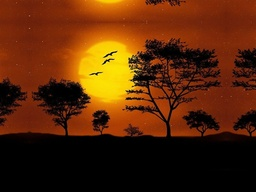
#> input picture Prova/Pratica 4 - Kmeans e MLP/ccf394 - kmeans/landscape_1.jpg, 256 x 192 px, shrunk from 800 x 600 before the run
$ python 'AULA 3 - 2 - kmeans vários k.py'
#> lines starting #> are read from the running program, lines starting #| are printed output that depends on the picture
import cv2
import numpy as np
from matplotlib import pyplot as plt

"""
Este código demonstra a aplicação do algoritmo de agrupamento K-means para quantização de cores em uma imagem.
Primeiramente, a imagem é carregada em formato BGR. Em seguida, o algoritmo de K-means é aplicado com diferentes
valores de k, representando o número de cores a serem utilizadas na quantização. Para cada valor de k, a imagem é
recriada utilizando a paleta de cores resultante do algoritmo. As imagens resultantes são exibidas em uma única
figura usando matplotlib, permitindo uma comparação visual dos efeitos da quantização de cores com diferentes números
de clusters.
"""


def show_img_with_matplotlib(color_img, title, pos):
    """Shows an image using matplotlib capabilities"""

    # Convert BGR image to RGB
    img_RGB = color_img[:, :, ::-1]

    plt.subplot(2, 3, pos)
    plt.imshow(img_RGB)
    plt.title(title)
    plt.axis('off')


def color_quantization(image, k):
    """Performs color quantization using K-means clustering algorithm"""

    # Transform image into 'data':
    data = np.float32(image).reshape((-1, 3))
    # print(data.shape)

    # Define the algorithm termination criteria (the maximum number of iterations and/or the desired accuracy):
    # In this case the maximum number of iterations is set to 20 and epsilon = 1.0
    criteria = (cv2.TERM_CRITERIA_EPS + cv2.TERM_CRITERIA_MAX_ITER, 20, 1.0)

    # Apply K-means clustering algorithm:
    ret, label, center = cv2.kmeans(data, k, None, criteria, 10, cv2.KMEANS_RANDOM_CENTERS)

    # At this point we can make the image with k colors
    # Convert center to uint8:
    center = np.uint8(center)
    # Replace pixel values with their center value:
    result = center[label.flatten()]
    result = result.reshape(img.shape)
    return result


# Create the dimensions of the figure and set title:
fig = plt.figure(figsize=(16, 8))
plt.suptitle("Color quantization using K-means clustering algorithm", fontsize=14, fontweight='bold')
fig.patch.set_facecolor('silver')

# Load BGR image:
img = cv2.imread('landscape_1.jpg')
#> img is the input picture: shape (192, 256, 3); mean B, G, R 7.5, 39.5, 88.5

# Apply color quantization:
color_3 = color_quantization(img, 3)
#> in color_quantization, `ret, label, center = cv2.kmeans(data, k, None, criteria, 10, cv2.KMEAN..`: ret = 42504699.1; center = [[10.21, 168.7, 234.4], [11.89, 46.53, 129.1], [1.83, 2.93, 9.6]]
#> in color_quantization, `center = np.uint8(center)`: center = [[10, 168, 234], [11, 46, 129], [1, 2, 9]]
#> in color_quantization, `result = result.reshape(img.shape)`:
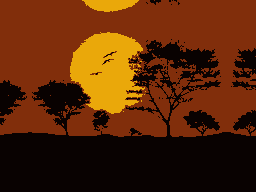
#> result: shape (192, 256, 3); mean B, G, R 6.7, 38.8, 88.1
color_5 = color_quantization(img, 5)
#> call 2 of color_quantization, with k = 5
#> in color_quantization (call 2), `ret, label, center = cv2.kmeans(data, k, None, criteria, 10, cv2.KMEAN..`: ret = 18039494; center = [[9.98, 85.01, 187.1], [11.84, 43.17, 125], [0.754, 0.978, 3.89], [10.22, 200.1, 246.5], [12.48, 22.81, 62.17]]
#> in color_quantization (call 2), `center = np.uint8(center)`: center = [[9, 85, 187], [11, 43, 124], [0, 0, 3], [10, 200, 246], [12, 22, 62]]
#> in color_quantization (call 2), `result = result.reshape(img.shape)`:
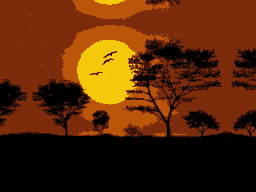
#> result: shape (192, 256, 3); mean B, G, R 6.7, 39, 87.7
color_10 = color_quantization(img, 10)
#> call 3 of color_quantization, with k = 10
#> in color_quantization (call 3), `ret, label, center = cv2.kmeans(data, k, None, criteria, 10, cv2.KMEAN..`: ret = 7696473.1; center = [[39.11, 70.5, 132], [8.21, 71.86, 176.8], [8.77, 50.85, 144.1], [4.64, 7.51, 29.67], [10.04, 206.8, 248.8], [10.29, 38.93, 120], [10.31, 119, 215.9], [23.73, 40.91, 92.44], [10.86, 21.71, 62.93], [0.389, 0.393, 1.27]]
#> in color_quantization (call 3), `center = np.uint8(center)`: center = [[39, 70, 132], [8, 71, 176], [8, 50, 144], [4, 7, 29], [10, 206, 248], [10, 38, 119], [10, 119, 215], [23, 40, 92], [10, 21, 62], [0, 0, 1]]
#> in color_quantization (call 3), `result = result.reshape(img.shape)`:
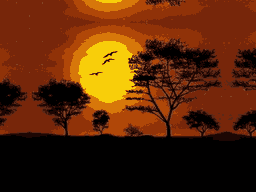
#> result: shape (192, 256, 3); mean B, G, R 7.1, 38.9, 87.9
color_20 = color_quantization(img, 20)
#> in color_quantization (call 4), `ret, label, center = cv2.kmeans(data, k, None, criteria, 10, cv2.KMEAN..`: ret = 3634461.5; center = 20 rows, first 8: [7.32, 93.8, 200.9], [20.7, 26.71, 53.26], [8.48, 58.94, 159], [7.12, 123.1, 222.3], [8.44, 49.95, 142.7], [10.87, 34.57, 109.6], [5.76, 22.14, 75.34], [9.17, 166.4, 238.4]
#> in color_quantization (call 4), `center = np.uint8(center)`: center = 20 rows, first 8: [7, 93, 200], [20, 26, 53], [8, 58, 159], [7, 123, 222], [8, 49, 142], [10, 34, 109], [5, 22, 75], [9, 166, 238]
color_40 = color_quantization(img, 40)
#> in color_quantization (call 5), `ret, label, center = cv2.kmeans(data, k, None, criteria, 10, cv2.KMEAN..`: ret = 2212958.8; center = 40 rows, first 8: [68.24, 112.3, 152.7], [0.134, 0.0943, 0.101], [7.19, 122.5, 223.5], [8.89, 109.5, 214.4], [29.9, 38.84, 73.51], [13.17, 34, 91.65], [8.19, 168.8, 240], [6.42, 99.72, 206.9]
#> in color_quantization (call 5), `center = np.uint8(center)`: center = 40 rows, first 8: [68, 112, 152], [0, 0, 0], [7, 122, 223], [8, 109, 214], [29, 38, 73], [13, 34, 91], [8, 168, 239], [6, 99, 206]

# Plot the images:
show_img_with_matplotlib(img, "original image", 1)
show_img_with_matplotlib(color_3, "color quantization (k = 3)", 2)
show_img_with_matplotlib(color_5, "color quantization (k = 5)", 3)
show_img_with_matplotlib(color_10, "color quantization (k = 10)", 4)
show_img_with_matplotlib(color_20, "color quantization (k = 20)", 5)
show_img_with_matplotlib(color_40, "color quantization (k = 40)", 6)

# Show the Figure:
plt.show()

$ run again, with Prova/Pratica 4 - Kmeans e MLP/ccf394 - kmeans/amazonia1.jpg copied over Prova/Pratica 4 - Kmeans e MLP/ccf394 - kmeans/landscape_1.jpg
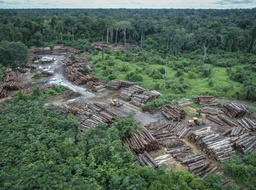
#> input picture Prova/Pratica 4 - Kmeans e MLP/ccf394 - kmeans/amazonia1.jpg, 256 x 190 px, shrunk from 1165 x 864 before the run
#> img is the input picture: shape (190, 256, 3); mean B, G, R 90.5, 104.7, 87.5
#> in color_quantization, `ret, label, center = cv2.kmeans(data, k, None, criteria, 10, cv2.KMEAN..`: ret = 52307494.4; center = [[194.3, 192.4, 183], [59.98, 75.48, 55.23], [102.8, 119.1, 103.7]]
#> in color_quantization, `center = np.uint8(center)`: center = [[194, 192, 182], [59, 75, 55], [102, 119, 103]]
#> in color_quantization (call 3), `ret, label, center = cv2.kmeans(data, k, None, criteria, 10, cv2.KMEAN..`: ret = 13076290; center = [[176.8, 174.4, 168], [91.29, 107.5, 87.77], [46.25, 60.29, 40.98], [75.41, 91.71, 70.52], [138.8, 143.5, 142.1], [29.6, 42.12, 25.3], [113.2, 116.8, 115.8], [220.6, 217.8, 203.1], [60.04, 76.39, 55.83], [100.8, 143.1, 110.6]]
#> in color_quantization (call 3), `center = np.uint8(center)`: center = [[176, 174, 167], [91, 107, 87], [46, 60, 40], [75, 91, 70], [138, 143, 142], [29, 42, 25], [113, 116, 115], [220, 217, 203], [60, 76, 55], [100, 143, 110]]
#> in color_quantization (call 3), `result = result.reshape(img.shape)`:
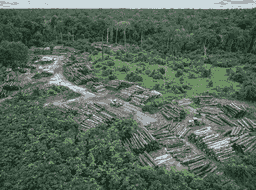
#> result: shape (190, 256, 3); mean B, G, R 90.2, 104.2, 86.8
#> in color_quantization (call 4), `ret, label, center = cv2.kmeans(data, k, None, criteria, 10, cv2.KMEAN..`: ret = 7233895.8; center = 20 rows, first 8: [128.1, 131.5, 132.1], [30.91, 43.73, 26.56], [224.3, 222, 209.3], [112.9, 128.2, 105.3], [90.17, 132, 100.1], [174.8, 172.4, 167], [104.7, 102.6, 75.18], [95.23, 115.5, 91.25]
#> in color_quantization (call 4), `center = np.uint8(center)`: center = 20 rows, first 8: [128, 131, 132], [30, 43, 26], [224, 221, 209], [112, 128, 105], [90, 131, 100], [174, 172, 166], [104, 102, 75], [95, 115, 91]
#> in color_quantization (call 4), `result = result.reshape(img.shape)`:
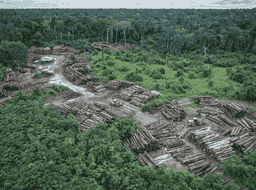
#> result: shape (190, 256, 3); mean B, G, R 90.1, 104.1, 87
#> in color_quantization (call 5), `ret, label, center = cv2.kmeans(data, k, None, criteria, 10, cv2.KMEAN..`: ret = 4606265.5; center = 40 rows, first 8: [189.1, 178.1, 151.5], [76.18, 108.7, 80.28], [157.2, 159.7, 160.9], [125, 122.3, 107.5], [151.5, 148.4, 143.6], [134.1, 132.1, 130.5], [62.12, 68.57, 46.88], [69.85, 98.7, 71.47]
#> in color_quantization (call 5), `center = np.uint8(center)`: center = 40 rows, first 8: [189, 178, 151], [76, 108, 80], [157, 159, 160], [125, 122, 107], [151, 148, 143], [134, 132, 130], [62, 68, 46], [69, 98, 71]

$ run again, with Prova/Pratica 4 - Kmeans e MLP/ccf394 - kmeans/amazonia2.jpg copied over Prova/Pratica 4 - Kmeans e MLP/ccf394 - kmeans/landscape_1.jpg
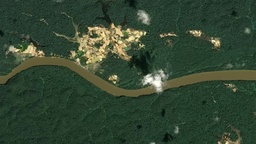
#> input picture Prova/Pratica 4 - Kmeans e MLP/ccf394 - kmeans/amazonia2.jpg, 256 x 144 px, shrunk from 900 x 506 before the run
#> img is the input picture: shape (144, 256, 3); mean B, G, R 50.8, 70.7, 51.9
#> in color_quantization, `ret, label, center = cv2.kmeans(data, k, None, criteria, 10, cv2.KMEAN..`: ret = 14210013.1; center = [[141.9, 181.8, 191.5], [70.21, 102.5, 101.3], [43.34, 60.54, 37.74]]
#> in color_quantization, `center = np.uint8(center)`: center = [[141, 181, 191], [70, 102, 101], [43, 60, 37]]
#> in color_quantization, `result = result.reshape(img.shape)`:
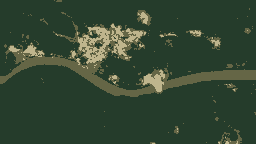
#> result: shape (144, 256, 3); mean B, G, R 50.4, 70.2, 51.2
#> in color_quantization (call 2), `ret, label, center = cv2.kmeans(data, k, None, criteria, 10, cv2.KMEAN..`: ret = 7448558.8; center = [[37.63, 54.53, 31.79], [159.2, 199.4, 210.4], [65.81, 97.85, 96.33], [107, 144.2, 149.5], [49.31, 66.82, 43.98]]
#> in color_quantization (call 2), `center = np.uint8(center)`: center = [[37, 54, 31], [159, 199, 210], [65, 97, 96], [106, 144, 149], [49, 66, 43]]
#> in color_quantization (call 2), `result = result.reshape(img.shape)`:
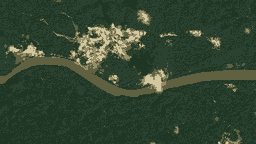
#> result: shape (144, 256, 3); mean B, G, R 50.2, 70.1, 51.1
#> in color_quantization (call 4), `ret, label, center = cv2.kmeans(data, k, None, criteria, 10, cv2.KMEAN..`: ret = 2020468.2; center = 20 rows, first 8: [58.83, 95.12, 99.97], [49.2, 65.84, 42.08], [192.6, 225.6, 231.7], [14.77, 25.55, 8.94], [121.6, 145.9, 140.7], [94.66, 137, 146.7], [24.18, 39.22, 20.82], [76.83, 117.1, 125]
#> in color_quantization (call 4), `center = np.uint8(center)`: center = 20 rows, first 8: [58, 95, 99], [49, 65, 42], [192, 225, 231], [14, 25, 8], [121, 145, 140], [94, 137, 146], [24, 39, 20], [76, 117, 124]
#> in color_quantization (call 5), `ret, label, center = cv2.kmeans(data, k, None, criteria, 10, cv2.KMEAN..`: ret = 1432279; center = 40 rows, first 8: [17.58, 29.73, 13.07], [104.9, 149.6, 161], [91.52, 133.8, 143.2], [49.95, 75.25, 65.1], [106.2, 124.2, 107.9], [125.2, 145.7, 138.2], [94.59, 125.2, 123.2], [30.83, 59.91, 53.46]
#> in color_quantization (call 5), `center = np.uint8(center)`: center = 40 rows, first 8: [17, 29, 13], [104, 149, 160], [91, 133, 143], [49, 75, 65], [106, 124, 107], [125, 145, 138], [94, 125, 123], [30, 59, 53]
